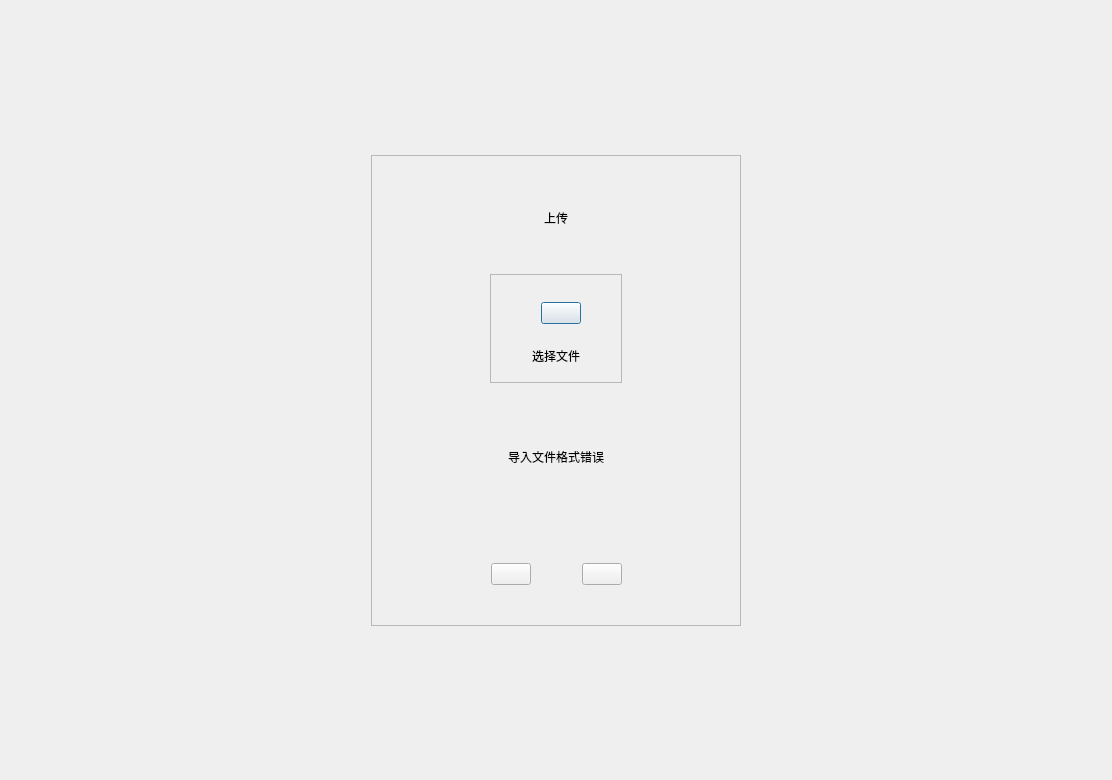
<?xml version="1.0" encoding="UTF-8"?>
<ui version="4.0">
 <class>SYAdminUpLoadPaperWindow</class>
 <widget class="QDialog" name="SYAdminUpLoadPaperWindow">
  <property name="geometry">
   <rect>
    <x>0</x>
    <y>0</y>
    <width>1112</width>
    <height>780</height>
   </rect>
  </property>
  <property name="windowTitle">
   <string>SYAdminUpLoadPaperWindow</string>
  </property>
  <layout class="QVBoxLayout" name="verticalLayout_3">
   <property name="leftMargin">
    <number>0</number>
   </property>
   <property name="topMargin">
    <number>0</number>
   </property>
   <property name="rightMargin">
    <number>0</number>
   </property>
   <property name="bottomMargin">
    <number>0</number>
   </property>
   <item>
    <spacer name="verticalSpacer_3">
     <property name="orientation">
      <enum>Qt::Vertical</enum>
     </property>
     <property name="sizeHint" stdset="0">
      <size>
       <width>20</width>
       <height>149</height>
      </size>
     </property>
    </spacer>
   </item>
   <item>
    <layout class="QHBoxLayout" name="horizontalLayout_4">
     <item>
      <spacer name="horizontalSpacer_6">
       <property name="orientation">
        <enum>Qt::Horizontal</enum>
       </property>
       <property name="sizeHint" stdset="0">
        <size>
         <width>40</width>
         <height>20</height>
        </size>
       </property>
      </spacer>
     </item>
     <item>
      <widget class="QFrame" name="backgroundFrame">
       <property name="sizePolicy">
        <sizepolicy hsizetype="Expanding" vsizetype="Expanding">
         <horstretch>0</horstretch>
         <verstretch>0</verstretch>
        </sizepolicy>
       </property>
       <property name="frameShape">
        <enum>QFrame::StyledPanel</enum>
       </property>
       <property name="frameShadow">
        <enum>QFrame::Raised</enum>
       </property>
       <layout class="QVBoxLayout" name="verticalLayout">
        <property name="leftMargin">
         <number>0</number>
        </property>
        <property name="topMargin">
         <number>0</number>
        </property>
        <property name="rightMargin">
         <number>0</number>
        </property>
        <property name="bottomMargin">
         <number>0</number>
        </property>
        <item>
         <spacer name="verticalSpacer">
          <property name="orientation">
           <enum>Qt::Vertical</enum>
          </property>
          <property name="sizeType">
           <enum>QSizePolicy::Fixed</enum>
          </property>
          <property name="sizeHint" stdset="0">
           <size>
            <width>20</width>
            <height>52</height>
           </size>
          </property>
         </spacer>
        </item>
        <item>
         <layout class="QHBoxLayout" name="horizontalLayout">
          <item>
           <spacer name="horizontalSpacer">
            <property name="orientation">
             <enum>Qt::Horizontal</enum>
            </property>
            <property name="sizeHint" stdset="0">
             <size>
              <width>40</width>
              <height>20</height>
             </size>
            </property>
           </spacer>
          </item>
          <item>
           <widget class="QLabel" name="winTitle">
            <property name="text">
             <string>上传</string>
            </property>
           </widget>
          </item>
          <item>
           <spacer name="horizontalSpacer_2">
            <property name="orientation">
             <enum>Qt::Horizontal</enum>
            </property>
            <property name="sizeHint" stdset="0">
             <size>
              <width>40</width>
              <height>20</height>
             </size>
            </property>
           </spacer>
          </item>
         </layout>
        </item>
        <item>
         <spacer name="verticalSpacer_10">
          <property name="orientation">
           <enum>Qt::Vertical</enum>
          </property>
          <property name="sizeHint" stdset="0">
           <size>
            <width>20</width>
            <height>40</height>
           </size>
          </property>
         </spacer>
        </item>
        <item>
         <layout class="QHBoxLayout" name="horizontalLayout_7">
          <item>
           <spacer name="horizontalSpacer_14">
            <property name="orientation">
             <enum>Qt::Horizontal</enum>
            </property>
            <property name="sizeHint" stdset="0">
             <size>
              <width>40</width>
              <height>20</height>
             </size>
            </property>
           </spacer>
          </item>
          <item>
           <widget class="QFrame" name="frame">
            <property name="sizePolicy">
             <sizepolicy hsizetype="Expanding" vsizetype="Expanding">
              <horstretch>0</horstretch>
              <verstretch>0</verstretch>
             </sizepolicy>
            </property>
            <property name="frameShape">
             <enum>QFrame::StyledPanel</enum>
            </property>
            <property name="frameShadow">
             <enum>QFrame::Raised</enum>
            </property>
            <layout class="QVBoxLayout" name="verticalLayout_2">
             <property name="leftMargin">
              <number>0</number>
             </property>
             <property name="topMargin">
              <number>0</number>
             </property>
             <property name="rightMargin">
              <number>0</number>
             </property>
             <property name="bottomMargin">
              <number>0</number>
             </property>
             <item>
              <spacer name="verticalSpacer_7">
               <property name="orientation">
                <enum>Qt::Vertical</enum>
               </property>
               <property name="sizeType">
                <enum>QSizePolicy::Fixed</enum>
               </property>
               <property name="sizeHint" stdset="0">
                <size>
                 <width>20</width>
                 <height>27</height>
                </size>
               </property>
              </spacer>
             </item>
             <item>
              <layout class="QHBoxLayout" name="horizontalLayout_3">
               <item>
                <spacer name="horizontalSpacer_8">
                 <property name="orientation">
                  <enum>Qt::Horizontal</enum>
                 </property>
                 <property name="sizeType">
                  <enum>QSizePolicy::Expanding</enum>
                 </property>
                 <property name="sizeHint" stdset="0">
                  <size>
                   <width>50</width>
                   <height>20</height>
                  </size>
                 </property>
                </spacer>
               </item>
               <item>
                <widget class="QPushButton" name="addFileBtn">
                 <property name="sizePolicy">
                  <sizepolicy hsizetype="Expanding" vsizetype="Minimum">
                   <horstretch>0</horstretch>
                   <verstretch>0</verstretch>
                  </sizepolicy>
                 </property>
                 <property name="text">
                  <string/>
                 </property>
                </widget>
               </item>
               <item>
                <spacer name="horizontalSpacer_9">
                 <property name="orientation">
                  <enum>Qt::Horizontal</enum>
                 </property>
                 <property name="sizeHint" stdset="0">
                  <size>
                   <width>40</width>
                   <height>20</height>
                  </size>
                 </property>
                </spacer>
               </item>
              </layout>
             </item>
             <item>
              <spacer name="verticalSpacer_9">
               <property name="orientation">
                <enum>Qt::Vertical</enum>
               </property>
               <property name="sizeType">
                <enum>QSizePolicy::Fixed</enum>
               </property>
               <property name="sizeHint" stdset="0">
                <size>
                 <width>20</width>
                 <height>16</height>
                </size>
               </property>
              </spacer>
             </item>
             <item>
              <layout class="QHBoxLayout" name="horizontalLayout_5">
               <item>
                <spacer name="horizontalSpacer_7">
                 <property name="orientation">
                  <enum>Qt::Horizontal</enum>
                 </property>
                 <property name="sizeHint" stdset="0">
                  <size>
                   <width>40</width>
                   <height>20</height>
                  </size>
                 </property>
                </spacer>
               </item>
               <item>
                <widget class="QLabel" name="addFileLabel">
                 <property name="text">
                  <string>选择文件</string>
                 </property>
                </widget>
               </item>
               <item>
                <spacer name="horizontalSpacer_11">
                 <property name="orientation">
                  <enum>Qt::Horizontal</enum>
                 </property>
                 <property name="sizeHint" stdset="0">
                  <size>
                   <width>40</width>
                   <height>20</height>
                  </size>
                 </property>
                </spacer>
               </item>
              </layout>
             </item>
             <item>
              <spacer name="verticalSpacer_8">
               <property name="orientation">
                <enum>Qt::Vertical</enum>
               </property>
               <property name="sizeType">
                <enum>QSizePolicy::Fixed</enum>
               </property>
               <property name="sizeHint" stdset="0">
                <size>
                 <width>20</width>
                 <height>16</height>
                </size>
               </property>
              </spacer>
             </item>
            </layout>
           </widget>
          </item>
          <item>
           <spacer name="horizontalSpacer_15">
            <property name="orientation">
             <enum>Qt::Horizontal</enum>
            </property>
            <property name="sizeHint" stdset="0">
             <size>
              <width>40</width>
              <height>20</height>
             </size>
            </property>
           </spacer>
          </item>
         </layout>
        </item>
        <item>
         <spacer name="verticalSpacer_5">
          <property name="orientation">
           <enum>Qt::Vertical</enum>
          </property>
          <property name="sizeType">
           <enum>QSizePolicy::Fixed</enum>
          </property>
          <property name="sizeHint" stdset="0">
           <size>
            <width>20</width>
            <height>58</height>
           </size>
          </property>
         </spacer>
        </item>
        <item>
         <layout class="QHBoxLayout" name="horizontalLayout_6">
          <item>
           <spacer name="horizontalSpacer_12">
            <property name="orientation">
             <enum>Qt::Horizontal</enum>
            </property>
            <property name="sizeHint" stdset="0">
             <size>
              <width>40</width>
              <height>20</height>
             </size>
            </property>
           </spacer>
          </item>
          <item>
           <widget class="QLabel" name="tipsLabel">
            <property name="text">
             <string>导入文件格式错误</string>
            </property>
           </widget>
          </item>
          <item>
           <spacer name="horizontalSpacer_13">
            <property name="orientation">
             <enum>Qt::Horizontal</enum>
            </property>
            <property name="sizeHint" stdset="0">
             <size>
              <width>40</width>
              <height>20</height>
             </size>
            </property>
           </spacer>
          </item>
         </layout>
        </item>
        <item>
         <spacer name="verticalSpacer_6">
          <property name="orientation">
           <enum>Qt::Vertical</enum>
          </property>
          <property name="sizeType">
           <enum>QSizePolicy::Fixed</enum>
          </property>
          <property name="sizeHint" stdset="0">
           <size>
            <width>20</width>
            <height>90</height>
           </size>
          </property>
         </spacer>
        </item>
        <item>
         <layout class="QHBoxLayout" name="horizontalLayout_2">
          <item>
           <spacer name="horizontalSpacer_4">
            <property name="orientation">
             <enum>Qt::Horizontal</enum>
            </property>
            <property name="sizeHint" stdset="0">
             <size>
              <width>40</width>
              <height>20</height>
             </size>
            </property>
           </spacer>
          </item>
          <item>
           <widget class="QPushButton" name="cancelBtn">
            <property name="text">
             <string/>
            </property>
           </widget>
          </item>
          <item>
           <spacer name="horizontalSpacer_3">
            <property name="orientation">
             <enum>Qt::Horizontal</enum>
            </property>
            <property name="sizeType">
             <enum>QSizePolicy::Fixed</enum>
            </property>
            <property name="sizeHint" stdset="0">
             <size>
              <width>45</width>
              <height>20</height>
             </size>
            </property>
           </spacer>
          </item>
          <item>
           <widget class="QPushButton" name="confirmBtn">
            <property name="text">
             <string/>
            </property>
           </widget>
          </item>
          <item>
           <spacer name="horizontalSpacer_5">
            <property name="orientation">
             <enum>Qt::Horizontal</enum>
            </property>
            <property name="sizeHint" stdset="0">
             <size>
              <width>40</width>
              <height>20</height>
             </size>
            </property>
           </spacer>
          </item>
         </layout>
        </item>
        <item>
         <spacer name="verticalSpacer_2">
          <property name="orientation">
           <enum>Qt::Vertical</enum>
          </property>
          <property name="sizeHint" stdset="0">
           <size>
            <width>20</width>
            <height>40</height>
           </size>
          </property>
         </spacer>
        </item>
       </layout>
       <zorder>verticalSpacer</zorder>
       <zorder>verticalSpacer_2</zorder>
       <zorder>verticalSpacer_5</zorder>
       <zorder>verticalSpacer_6</zorder>
       <zorder></zorder>
       <zorder>verticalSpacer_10</zorder>
       <zorder></zorder>
      </widget>
     </item>
     <item>
      <spacer name="horizontalSpacer_10">
       <property name="orientation">
        <enum>Qt::Horizontal</enum>
       </property>
       <property name="sizeHint" stdset="0">
        <size>
         <width>40</width>
         <height>20</height>
        </size>
       </property>
      </spacer>
     </item>
    </layout>
   </item>
   <item>
    <spacer name="verticalSpacer_4">
     <property name="orientation">
      <enum>Qt::Vertical</enum>
     </property>
     <property name="sizeHint" stdset="0">
      <size>
       <width>20</width>
       <height>149</height>
      </size>
     </property>
    </spacer>
   </item>
  </layout>
  <zorder>horizontalSpacer_10</zorder>
  <zorder>tipsLabel</zorder>
  <zorder>horizontalSpacer_12</zorder>
  <zorder>horizontalSpacer_13</zorder>
  <zorder>frame</zorder>
  <zorder>horizontalSpacer_14</zorder>
  <zorder>horizontalSpacer_15</zorder>
 </widget>
 <layoutdefault spacing="6" margin="11"/>
 <resources/>
 <connections/>
</ui>
